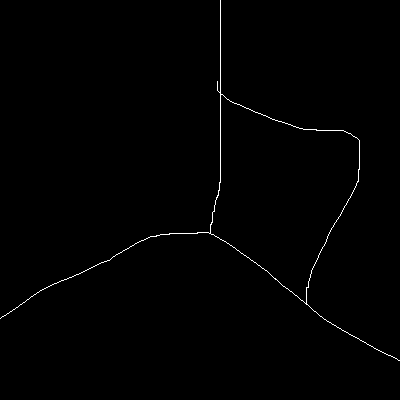
#> input picture test_SIFT/emerg1.png, 400 x 400 px
$ python test_sift.py
#> lines starting #> are read from the running program, lines starting #| are printed output that depends on the picture; after the words box and inside, x2 and y2 are one past the last pixel; in counts of white or black regions, pixels touching at a corner belong together
import numpy as np
import cv2
from matplotlib import pyplot as plt

img1 = cv2.imread('emerg1.png',0)          # queryImage
#> img1: shape (400, 400); 0.6% white in thin lines or dots
img2 = cv2.imread('robmap1.png',0) # trainImage
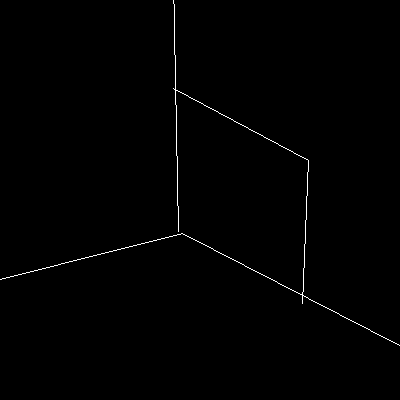
#> input picture test_SIFT/robmap1.png, 400 x 400 px
#> img2: shape (400, 400); 0.57% white in thin lines or dots, all inside (x1, y1, x2, y2) = (0, 0, 400, 346)

# Initiate SIFT detector
orb = cv2.ORB_create()

# find the keypoints and descriptors with SIFT
kp1, des1 = orb.detectAndCompute(img1,None)
#> kp1 = 386 keypoints; strongest (x, y, size): (208, 232, 31), (221, 94, 31), (207, 232, 44.6), (357, 138, 31)
kp2, des2 = orb.detectAndCompute(img2,None)
#> kp2 = 367 keypoints; strongest (x, y, size): (303, 295, 31), (177, 90, 31), (300, 294, 37.2), (176, 90, 37.2)

# create BFMatcher object
bf = cv2.BFMatcher(cv2.NORM_HAMMING, crossCheck=True)

# Match descriptors.
matches = bf.match(des1,des2)
#> matches = 96 matches

# Sort them in the order of their distance.
matches = sorted(matches, key = lambda x:x.distance)

img3 = img1

# Draw first 10 matches.
img3 = cv2.drawMatches(img1,kp1,img2,kp2,matches[:10], img3, flags=2)
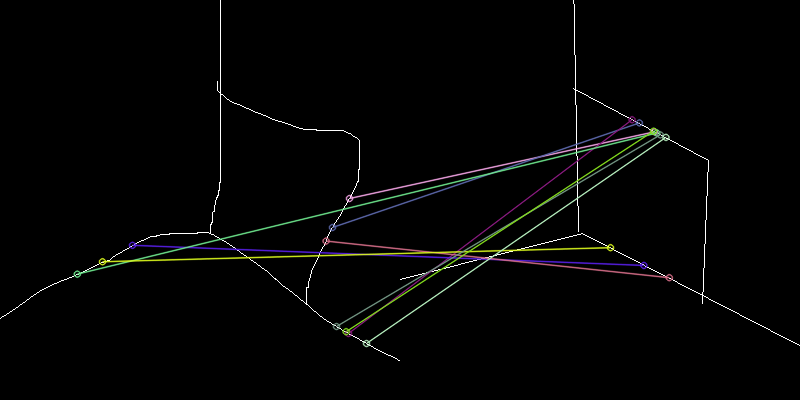
#> img3: shape (400, 800, 3); mean of channels 0, 1, 2 3.8, 4.2, 4; drawn as B, G, R

plt.imshow(img3),plt.show()
